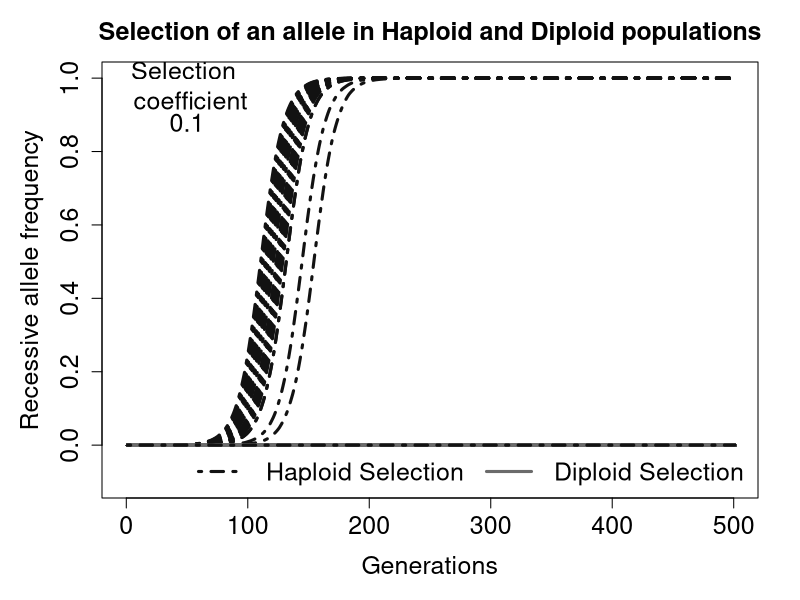
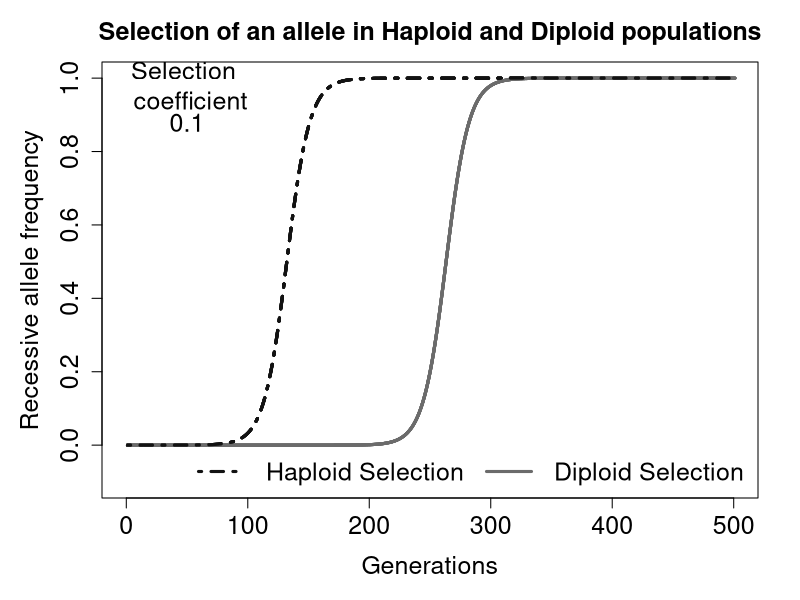

Write the R code that produced these figures, in order. (Note: a time limit stopped this script after it produced the figures.)
# modified code from http://rosetta.ahmedmoustafa.io/selection/

diploid_haploid_deriva <- function(selection_coeficient, number_of_generations, number_of_repetitions, freq_recessive, pop_size){
    fitness_aa = 1 - selection_coefficient
    fitness_ab = 1 - selection_coefficient
    fitness_bb = 1
    
    fitness_a = 1 - selection_coefficient
    fitness_b = 1
    
    pdf("simulations_deriva.pdf",)
    par(mar=c(5,5,3,2)+0.1)
    plot(fitness_aa, type="n", xlim=c(0,number_of_generations), ylim=c((freq_recessive-0.1),1), xlab="Generations", ylab="Recessive allele frequency", main="Selection of an allele in Haploid and Diploid populations", cex.sub=1.5, cex.axis=1.5, cex.main=1.5, cex.lab=1.5)
    legend("bottomright", inset=-0.008, legend=c("Haploid Selection", "Diploid Selection"), col=c("Grey 7","Grey 42"), lwd=3, lty=c(4, 1), bty="n", cex=1.5, horiz = T)
        text(c("Selection \n coefficient", selection_coefficient), x=c(number_of_generations/10, number_of_generations/10), y=c(0.98, 0.88), cex=1.5)
    
    for (i in 1 : number_of_repetitions){
        freq_b = freq_recessive
        freq_a = 1 - freq_b
        freq_a_haploid = freq_a
        freq_a_diploid = freq_a
        freq_b_haploid = freq_b
        freq_b_diploid = freq_b
        freq_aa = freq_a^2
        freq_ab = 2 * freq_a * freq_b
        freq_bb = freq_b^2
        
        genotypes = data.frame(t = 0, cbind(freq_aa, freq_ab, freq_bb))
        alleles_diploid = data.frame(t = 0, cbind(freq_a_diploid, freq_b_diploid))
        alleles_haploid = data.frame(t = 0, cbind(freq_a_haploid, freq_b_haploid))
        
        for (t in 1 : number_of_generations) {
            
            x_freq_a = freq_aa + 0.5*freq_ab
            x_freq_b = freq_bb + 0.5*freq_ab
            
            x_freq_aa = freq_aa * fitness_aa
            x_freq_ab = freq_ab * fitness_ab
            x_freq_bb = freq_bb * fitness_bb
            
            sum = x_freq_aa + x_freq_ab + x_freq_bb
            
            freq_aa = x_freq_aa / sum
            freq_ab = x_freq_ab / sum
            freq_bb = x_freq_bb / sum
            
            freq_a_diploid = freq_aa + 0.5 * freq_ab
            freq_b_diploid = freq_bb + 0.5 * freq_ab
            
            A1=rbinom(3,2*pop_size,c(x_freq_bb, x_freq_ab, x_freq_aa))
            x_freq_bb=A1[1]/(pop_size*2)
            x_freq_ab=A1[2]/(pop_size*2)
            x_freq_aa=A1[3]/(pop_size*2)
            
            sum = x_freq_aa + x_freq_ab + x_freq_bb
            
            freq_aa = x_freq_aa / sum
            freq_ab = x_freq_ab / sum
            freq_bb = x_freq_bb / sum
            
            genotypes = rbind(genotypes, data.frame(t, cbind(freq_aa, freq_ab, freq_bb)))
            
            freq_a_diploid = freq_aa + 0.5 * freq_ab
            freq_b_diploid = freq_bb + 0.5 * freq_ab
            
            alleles_diploid = rbind(alleles_diploid, data.frame(t, cbind(freq_a_diploid, freq_b_diploid)))
        }
        lines(alleles_diploid$freq_b, col="Grey 42", lwd=3, cex=1.5)
        
        for (t in 1 : number_of_generations) {
            
            x_freq_a = freq_a_haploid
            x_freq_b = freq_b_haploid
            
            x_freq_a = freq_a_haploid * fitness_a
            x_freq_b = freq_b_haploid * fitness_b
            
            sum = x_freq_a + x_freq_b
            
            freq_a_haploid = x_freq_a / sum
            freq_b_haploid = x_freq_b / sum
            
            x_freq_a=freq_a_haploid
            x_freq_b=freq_b_haploid
            
            A1=rbinom(1,pop_size,x_freq_b)
            x_freq_b=A1/(pop_size);
            x_freq_a=1-x_freq_b            
            
            sum = x_freq_a + x_freq_b
            
            freq_a_haploid = x_freq_a / sum
            freq_b_haploid = x_freq_b / sum
            
            alleles_haploid = rbind(alleles_haploid, data.frame(t, cbind(freq_a_haploid, freq_b_haploid)))
        }
        lines(alleles_haploid$freq_b, col="Grey 7", lwd=3, lty=4, cex=1.5)
        
    }
    dev.off()
}

diploid_haploid_determinista <- function(selection_coeficient, number_of_generations, freq_recessive){
    fitness_aa = 1 - selection_coefficient
    fitness_ab = 1 - selection_coefficient
    fitness_bb = 1
    
    fitness_a = 1 - selection_coefficient
    fitness_b = 1
    
    pdf("simulations_determinista.pdf",)
    par(mar=c(5,5,3,2)+0.1)
    plot(fitness_aa, type="n", xlim=c(0,number_of_generations), ylim=c((freq_recessive-0.1),1), xlab="Generations", ylab="Recessive allele frequency", main="Selection of an allele in Haploid and Diploid populations", cex.sub=1.5, cex.axis=1.5, cex.main=1.5, cex.lab=1.5)
    legend("bottomright", inset=-0.008, legend=c("Haploid Selection", "Diploid Selection"), col=c("Grey 7","Grey 42"), lwd=3, lty=c(4, 1), bty="n", cex=1.5, horiz = T)
    text(c("Selection \n coefficient", selection_coefficient), x=c(number_of_generations/10, number_of_generations/10), y=c(0.98, 0.88), cex=1.5)
    
    for (i in 1 : number_of_repetitions){
        freq_b = freq_recessive
        freq_a = 1 - freq_b
        freq_a_haploid = freq_a
        freq_a_diploid = freq_a
        freq_b_haploid = freq_b
        freq_b_diploid = freq_b
        freq_aa = freq_a^2
        freq_ab = 2 * freq_a * freq_b
        freq_bb = freq_b^2
        
        genotypes = data.frame(t = 0, cbind(freq_aa, freq_ab, freq_bb))
        alleles_diploid = data.frame(t = 0, cbind(freq_a_diploid, freq_b_diploid))
        alleles_haploid = data.frame(t = 0, cbind(freq_a_haploid, freq_b_haploid))
        
        for (t in 1 : number_of_generations) {
            
            x_freq_a = freq_aa + 0.5*freq_ab
            x_freq_b = freq_bb + 0.5*freq_ab
            
            x_freq_aa = freq_aa * fitness_aa
            x_freq_ab = freq_ab * fitness_ab
            x_freq_bb = freq_bb * fitness_bb
            
            sum = x_freq_aa + x_freq_ab + x_freq_bb
            
            freq_aa = x_freq_aa / sum
            freq_ab = x_freq_ab / sum
            freq_bb = x_freq_bb / sum
            
            genotypes = rbind(genotypes, data.frame(t, cbind(freq_aa, freq_ab, freq_bb)))
            
            freq_a_diploid = freq_aa + 0.5 * freq_ab
            freq_b_diploid = freq_bb + 0.5 * freq_ab
            
            alleles_diploid = rbind(alleles_diploid, data.frame(t, cbind(freq_a_diploid, freq_b_diploid)))
        }
        lines(alleles_diploid$freq_b, col="Grey 42", lwd=3, cex=1.5)
        
        for (t in 1 : number_of_generations) {
            
            x_freq_a = freq_a_haploid
            x_freq_b = freq_b_haploid
            
            x_freq_a = freq_a_haploid * fitness_a
            x_freq_b = freq_b_haploid * fitness_b
            
            sum = x_freq_a + x_freq_b
            
            freq_a_haploid = x_freq_a / sum
            freq_b_haploid = x_freq_b / sum
            
            alleles_haploid = rbind(alleles_haploid, data.frame(t, cbind(freq_a_haploid, freq_b_haploid)))
        }
        lines(alleles_haploid$freq_b, col="Grey 7", lwd=3, lty=4, cex=1.5)
        
    }
    dev.off()
}




selection_coefficient = 0.1
number_of_generations = 5*(10^2)
number_of_repetitions = 10^2
freq_recessive = 10^-6
pop_size=10^6

diploid_haploid_deriva(selection_coeficient, number_of_generations, number_of_repetitions, freq_recessive, pop_size)

diploid_haploid_determinista(selection_coeficient, number_of_generations, freq_recessive)
